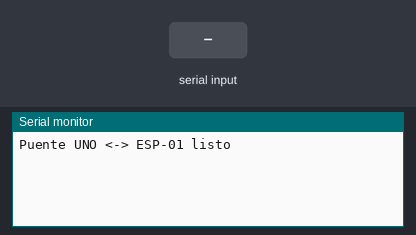
The sketch below on a simulated Arduino Uno, built with avr-gcc and run on an emulated ATmega328P. Parts: the last lines printed to the serial monitor. The test bench sets the inputs (shaded band).

Above: at 1.2 s.
1.3 s: "1" received over the second serial link
At 2.2 s:
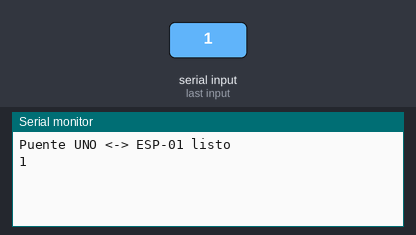
2.8 s: "0" received over the second serial link
At 3.3 s:
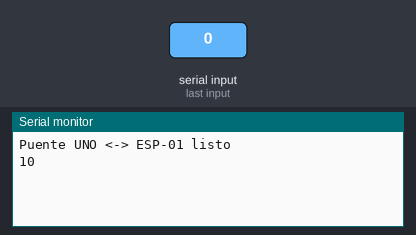

Measured:
- after the input at 1.3 s, the serial monitor: prints a new line at once (image 1)
- after the input at 2.8 s, the serial monitor: prints a new line at once (image 2)

The sketch:

Test_Arduino_ESP_notebook.ino
```cpp
#include <SoftwareSerial.h>

// En mi conexión RX=10, TX=11 vistos desde el Arduino
SoftwareSerial esp(10, 11);

void setup() {
  Serial.begin(9600);
  esp.begin(9600);

  Serial.println("Puente UNO <-> ESP-01 listo");
}

void loop() {
  // ESP -> PC
  while (esp.available()) {
    Serial.write(esp.read());
  }

  // PC -> ESP
  while (Serial.available()) {
    esp.write(Serial.read());
  }
}
```
